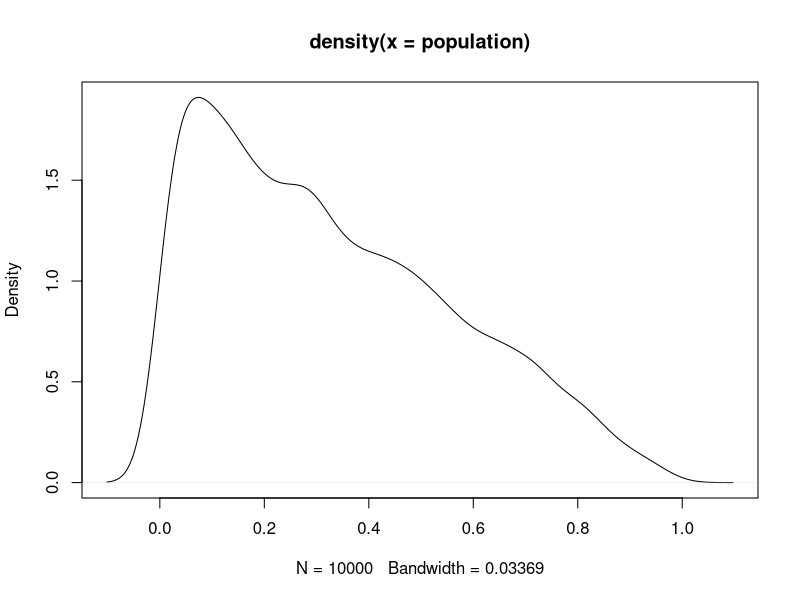
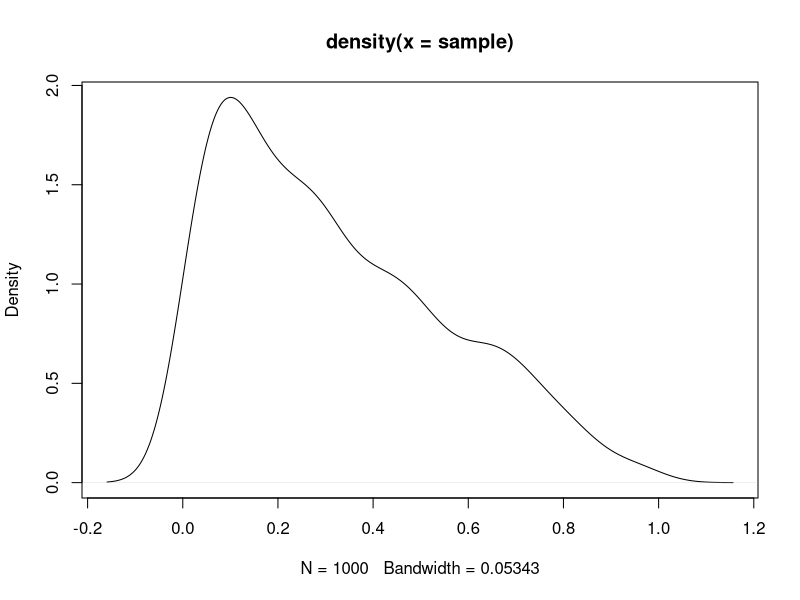
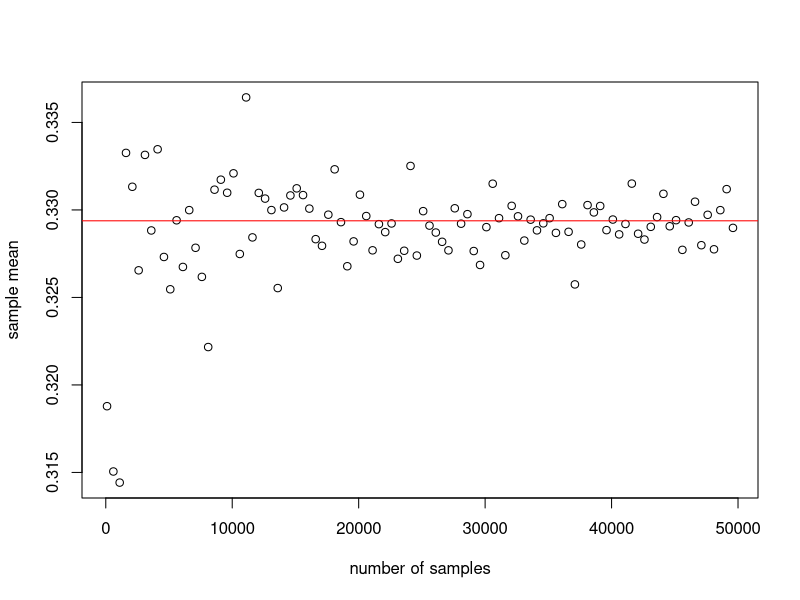
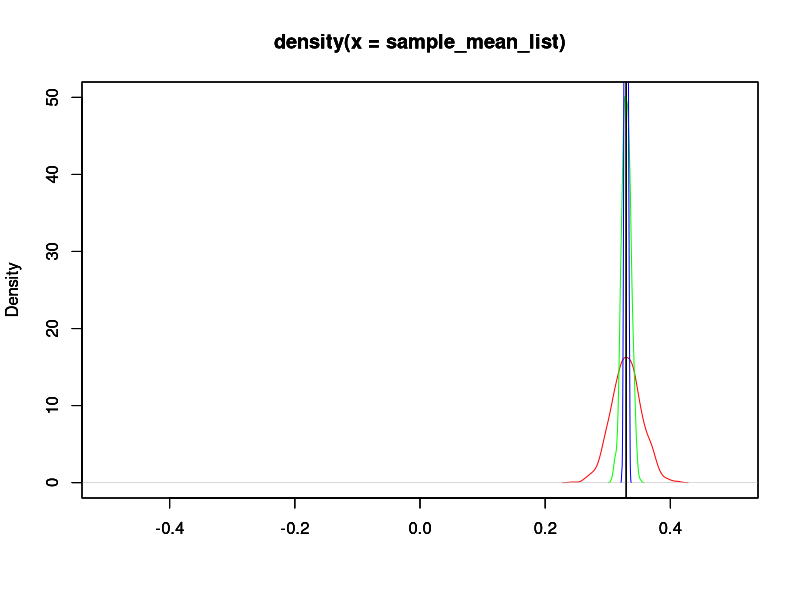

R code for these plots, in order:
## ---- chunk 1
population <- rbeta (10000, 1, 2)
plot (density (population))
# population mean
mean(population)
# population variance
var(population)

## ---- chunk 2
sample = sample(population, size = 1000)
plot (density (sample))
# sample mean
mean(sample)
# sample variance of the sample mean
var(population) / length(sample)

## ---- chunk 3
sample_mean_list <- c()
sample_times <- seq(100, 50000, 500)
for (n in sample_times ){
  sample <- sample(population, size = n, replace = TRUE)
  sample_mean_list <- c(sample_mean_list, mean(sample))
}

plot(sample_times, sample_mean_list, xlab = "number of samples", ylab = "sample mean")
abline(h = mean(population), col = "red")
## ---- chunk 4

# Now we show the central limit theorem
sample_times <- c(100, 1000, 10000)
col <- c("red", "green", "blue")
i = 1
for (n in sample_times ){
  # central limit theorem talks about distribution of the sample mean
  # we cannot calculate the distribution for a single sample, so we draw sample multiple times
  sample_mean_list <- c()
  for (m in 1:1000)
  {
    sample <- sample(population, size = n, replace = TRUE)
    sample_mean_list <- c(sample_mean_list, mean(sample))
  }
  # sample_mean_list_standard <- sample_mean_list - mean(population)
  plot(density (sample_mean_list),  col = col[i], xlim = c(-0.5, 0.5), ylim  = c(0,50), xlab = "")
  abline(v = mean(population), col = "black")
  par(new = T)
  i = i  + 1
}


## ---- chunk 5
sample = sample(population, size = 1000)

sample_median = median(sample)


bootstrap_medians = c() # store bootstrapped medians
for (i in 1:1000){
  # resample from the sample with replacement
  boot_data <- sample(sample, 1000, replace = T)
  boot_median <- median(boot_data)
  bootstrap_medians <- c(bootstrap_medians, boot_median)
}

# then simple quantile function to 
print ("point estimate of median")
print (sample_median)
print ("95% confidence interval of median")
quantile(bootstrap_medians, c(0.025, 0.975))
